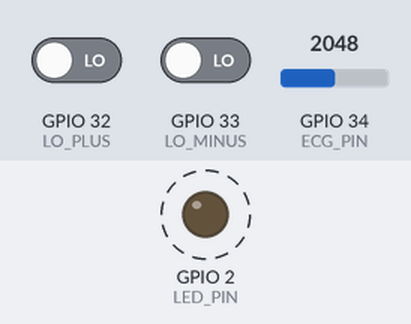
The sketch below on a simulated ESP32. Shown: output pins drawn as LEDs (lit = HIGH). Dashed ring = blinking. The inputs (shaded band) are chosen by the test bench; at power-on: GPIO 32 (LO_PLUS) LOW, GPIO 33 (LO_MINUS) LOW, GPIO 34 (ECG_PIN) = 2048 (analog values on the 0–4095 scale). What the sketch prints to the serial monitor is not drawn.

Above: at 0.35 s.
Timing chart, 0 to 3.2 s (numbered marks = the images above):
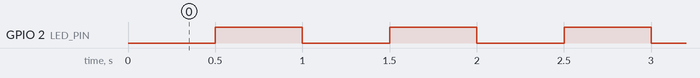

The sketch:

esp32_ad8232_250hz.ino
```cpp
/*
 * esp32_ad8232_250hz.ino
 * ----------------------
 * ESP32 firmware for the AD8232 ECG sensor module.
 * Samples the analog output at exactly 250 Hz using a hardware timer ISR
 * and streams samples over USB UART at 115200 baud.
 *
 * Wiring
 * ------
 *   AD8232 OUTPUT  ->  GPIO 34  (ADC1_CH6, input-only)
 *   AD8232 LO+     ->  GPIO 32
 *   AD8232 LO-     ->  GPIO 33
 *   AD8232 3.3V    ->  3.3V
 *   AD8232 GND     ->  GND
 *
 * Serial Protocol (115200 baud, newline-delimited)
 * ------------------------------------------------
 *   Format: {"v":<ADC_value>,"lo":<0|1>}\n
 *   v  : 12-bit ADC reading (0–4095)
 *   lo : 1 if either LO+ or LO- is HIGH (lead-off), 0 otherwise
 *
 * The Python SerialReader in Modules/serial_reader.py parses this JSON format.
 */

#define ECG_PIN       34   // ADC1_CH6 — AD8232 OUTPUT
#define LO_PLUS       32   // AD8232 LO+ (lead-off detection)
#define LO_MINUS      33   // AD8232 LO- (lead-off detection)
#define LED_PIN        2   // Built-in status LED (ESP32 GPIO 2)

// Precise 250 Hz non-blocking timer: 1,000,000 us / 250 = 4,000 us
const unsigned long SAMPLE_INTERVAL_US = 4000;
unsigned long lastSampleUs = 0;
unsigned long lastHeartbeatMs = 0;
bool ledState = false;

void setup() {
  Serial.begin(115200);

  pinMode(LO_PLUS,  INPUT);
  pinMode(LO_MINUS, INPUT);
  pinMode(LED_PIN,  OUTPUT);

  analogReadResolution(12);        // 12-bit ADC (0-4095)
  analogSetAttenuation(ADC_11db);  // Full 0-3.3V range

  // Wait briefly for serial connection and output ready beacon
  delay(200);
  Serial.println("{\"msg\":\"ECG_READY\",\"fs\":250}");
  lastSampleUs = micros();
}

void loop() {
  unsigned long currentUs = micros();

  // Trigger at exact 4000 us (250 Hz) intervals
  if (currentUs - lastSampleUs >= SAMPLE_INTERVAL_US) {
    lastSampleUs += SAMPLE_INTERVAL_US;

    // Guard against timer drift if loop was briefly delayed
    if (currentUs - lastSampleUs > SAMPLE_INTERVAL_US) {
      lastSampleUs = currentUs;
    }

    // Safe ADC read outside ISR context (prevents ESP32 Guru Meditation panics)
    int  v  = analogRead(ECG_PIN);
    bool lo = (digitalRead(LO_PLUS) == HIGH) || (digitalRead(LO_MINUS) == HIGH);

    // Stream compact JSON line: {"v":2048,"lo":0}
    Serial.print("{\"v\":");
    Serial.print(v);
    Serial.print(",\"lo\":");
    Serial.print(lo ? 1 : 0);
    Serial.println("}");
  }

  // Visual heartbeat: toggle LED every 500 ms to confirm firmware is running
  unsigned long currentMs = millis();
  if (currentMs - lastHeartbeatMs >= 500) {
    lastHeartbeatMs = currentMs;
    ledState = !ledState;
    digitalWrite(LED_PIN, ledState ? HIGH : LOW);
  }
}
```

Measured:
- by itself, GPIO 2 (LED_PIN): alternates HIGH for 0.50 s and LOW for 0.50 s
